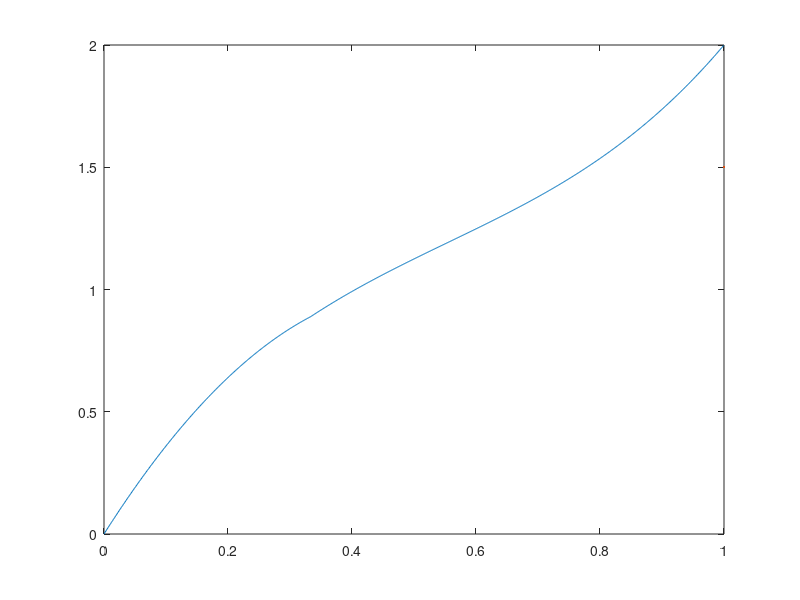

Here is the MATLAB script that generated this plot:
function [p] = Cx_ve()
at=1/3;
step_a=0.001;

a_v_1 = 0:step_a:at;
a_v_2 = at+step_a:step_a:1;

for j1 = 1:length(a_v_1)
    a = a_v_1(j1);
    cx_1(j1) = 4*(a*(1-a));
end

for j2 = 1:length(a_v_2)
    a = a_v_2(j2);
    cx_2(j2) = 4*(a*(1-a)+(a-at)/4*((a-at)^2/at+2*(a-at)+at));
end

a_v = [a_v_1,a_v_2]';

Cx_v = [cx_1,cx_2]';

p=plot(a_v,Cx_v,LineWidth=1.5);
end